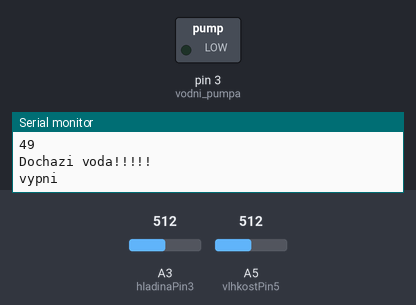
This sketch was run on a simulated Arduino Uno, built with avr-gcc and run on an emulated ATmega328P. Parts: switched loads named in the sketch (green lamp = pin HIGH), the last lines printed to the serial monitor. Inputs (shaded band) come from the test bench; at power-on: A5 (vlhkostPin5) = 512, A3 (hladinaPin3) = 512.

Above: at 1.3 s.
1.4 s: A5 (vlhkostPin5) set to 705
2.9 s: A5 (vlhkostPin5) set to 731
At 4.1 s:
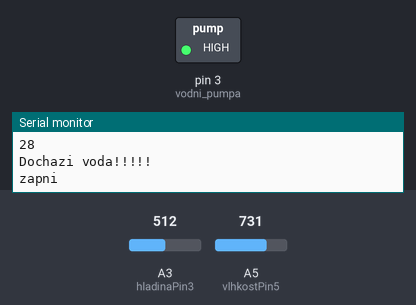
4.5 s: A5 (vlhkostPin5) set to 716
At 5.3 s:
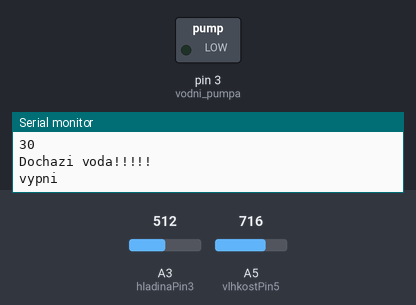
6.0 s: A5 (vlhkostPin5) set to 900
At 6.6 s:
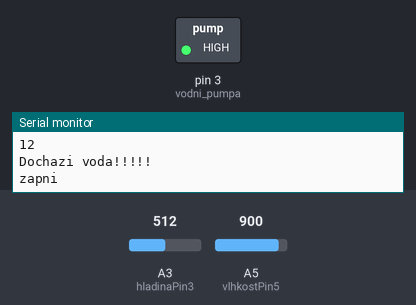
Timing chart, 0 to 8.5 s (numbered marks = the images above; inputs shaded):
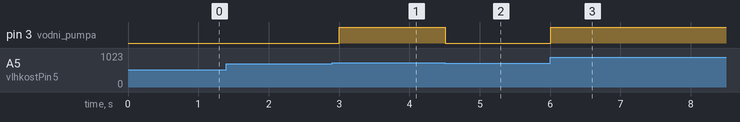

Measured:
- the behaviour switches between 716 and 717 on A5 (vlhkostPin5) (found by bisection; images 0 and 1)
- after the input at 2.9 s, pin 3 (vodni_pumpa): LOW → HIGH after 0.10 s
- after the input at 4.5 s, pin 3 (vodni_pumpa): HIGH → LOW at once
- after the input at 6.0 s, pin 3 (vodni_pumpa): LOW → HIGH at once

The sketch:

arduino_program.ino
```cpp
int hladinaPin3 = A3; // analogovy PIN 3 - složí pro určení hladiny vody
int vlhkostPin5 = A5; // analogovy PIN 5 - složí pro určení vlhkosti
int vodni_pumpa = 3; // digitalni PIN 3

int minimalni_vlhkost = 30; // minimalni vlhkost pro zapnuti vodniho cerpadla

void setup() {
  Serial.begin(9600);
  pinMode(vodni_pumpa, OUTPUT);
}

void loop() {
  int hladina_vody = analogRead(hladinaPin3);
  int vlhkostRaw = analogRead(vlhkostPin5);
  int vlhkost = map(vlhkostRaw, 1023,0,0,100); // převede analogový vstup na vlhkost
  Serial.println(vlhkost);
  if(hladina_vody < 1000)       // Pokud dochazi voda
  {
    Serial.println("Dochazi voda!!!!!");
  }

  if(vlhkost < minimalni_vlhkost)
  {
    Serial.println("zapni");
    digitalWrite(vodni_pumpa, HIGH);
  }
  else
  {
    Serial.println("vypni");
    digitalWrite(vodni_pumpa, LOW);
  }

   delay(500); // prodleva
}
```
